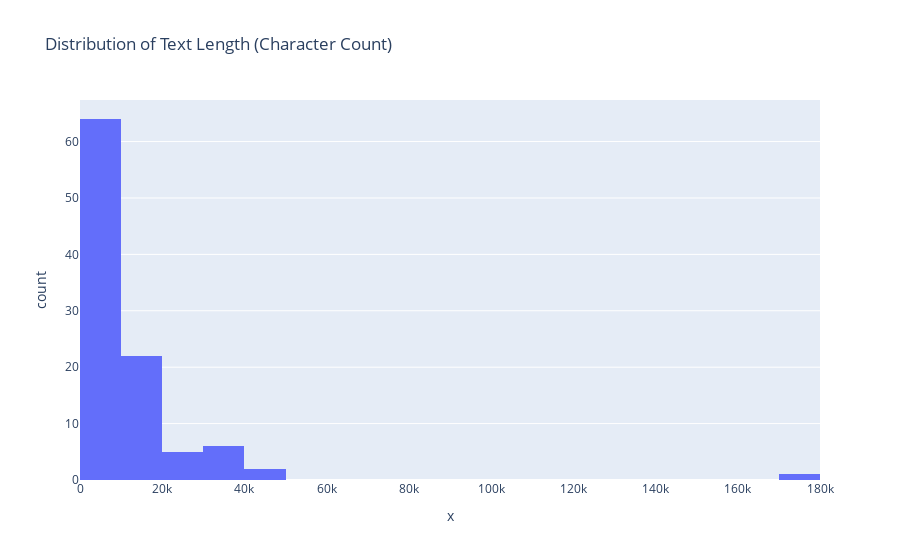

Here is the notebook cell this chart was saved with:
### Code cell
px.histogram(x=train_csv["preprocessed_html_text"].apply(len), title="Distribution of Text Length (Character Count)")

### Figure 1 — Plotly figure (JSON) as saved in the notebook; plotly's stock layout.template omitted (floating-point values rounded to 4 significant figures)
{"data": [{"alignmentgroup": "True", "bingroup": "x", "hovertemplate": "x=%{x}<br>count=%{y}<extra></extra>", "legendgroup": "", "marker": {"color": "#636efa", "pattern": {"shape": ""}}, "name": "", "offsetgroup": "", "orientation": "v", "showlegend": false, "type": "histogram", "x": [8274, 22589, 8980, 4053, 4370, 2507, 2678, 1643, 2114, 2551, 2755, 9505, 7693, 7693, 5675, 5675, 9398, 9871, 8079, 3785, 23188, 36216, 6449, 7698, 7318, 19150, 16983, 32316, 35934, 9976, 10528, 31869, 12446, 16378, 42646, 3618, 7046, 4318, 27320, 4942, 11805, 6539, 3803, 4653, 8192, 4897, 30452, 41731, 8608, 2464, 3947, 3461, 5969, 5969, 3400, 3546, 15936, 14574, 7298, 33273, 7472, 13147, 13989, 15553, 7866, 3134, 8696, 6234, 16628, 16116, 18447, 15663, 9392, 3634, 14239, 6970, 15678, 9477, 21642, 9943, 6716, 6797, 4688, 12673, 6430, 4233, 5937, 5937, 4506, 4506, 19033, 5555, 7201, 19092, 20543, 175427, 7044, 13288, 15349, 8628], "xaxis": "x", "yaxis": "y"}], "layout": {"barmode": "relative", "legend": {"tracegroupgap": 0}, "title": {"text": "Distribution of Text Length (Character Count)"}, "xaxis": {"anchor": "y", "domain": [0, 1], "title": {"text": "x"}}, "yaxis": {"anchor": "x", "domain": [0, 1], "title": {"text": "count"}}}}
